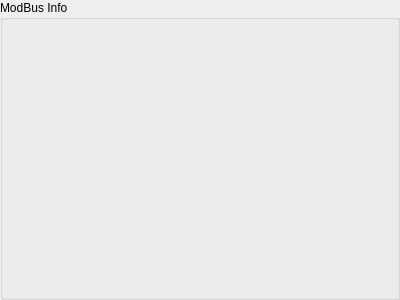
<?xml version="1.0" encoding="UTF-8"?>
<ui version="4.0">
 <class>ModBusDialog</class>
 <widget class="QWidget" name="ModBusDialog">
  <property name="geometry">
   <rect>
    <x>0</x>
    <y>0</y>
    <width>400</width>
    <height>300</height>
   </rect>
  </property>
  <property name="windowTitle">
   <string>ModBusDialog</string>
  </property>
  <layout class="QGridLayout" name="gridLayout_2">
   <property name="leftMargin">
    <number>0</number>
   </property>
   <property name="topMargin">
    <number>0</number>
   </property>
   <property name="rightMargin">
    <number>0</number>
   </property>
   <property name="bottomMargin">
    <number>0</number>
   </property>
   <property name="horizontalSpacing">
    <number>0</number>
   </property>
   <item row="0" column="0">
    <widget class="QGroupBox" name="groupBox">
     <property name="title">
      <string>ModBus Info</string>
     </property>
     <layout class="QGridLayout" name="gridLayout">
      <item row="0" column="0">
       <layout class="QVBoxLayout" name="verticalLayout">
        <item>
         <widget class="UART_ConnectionWindow" name="parameters" native="true"/>
        </item>
        <item>
         <widget class="ConnectionLog" name="log" native="true"/>
        </item>
       </layout>
      </item>
     </layout>
    </widget>
   </item>
  </layout>
 </widget>
 <layoutdefault spacing="6" margin="11"/>
 <customwidgets>
  <customwidget>
   <class>UART_ConnectionWindow</class>
   <extends>QWidget</extends>
   <header>UART_ConnectionWindow.h</header>
   <container>1</container>
  </customwidget>
  <customwidget>
   <class>ConnectionLog</class>
   <extends>QWidget</extends>
   <header>connectionlog.h</header>
   <container>1</container>
  </customwidget>
 </customwidgets>
 <resources/>
 <connections/>
</ui>
